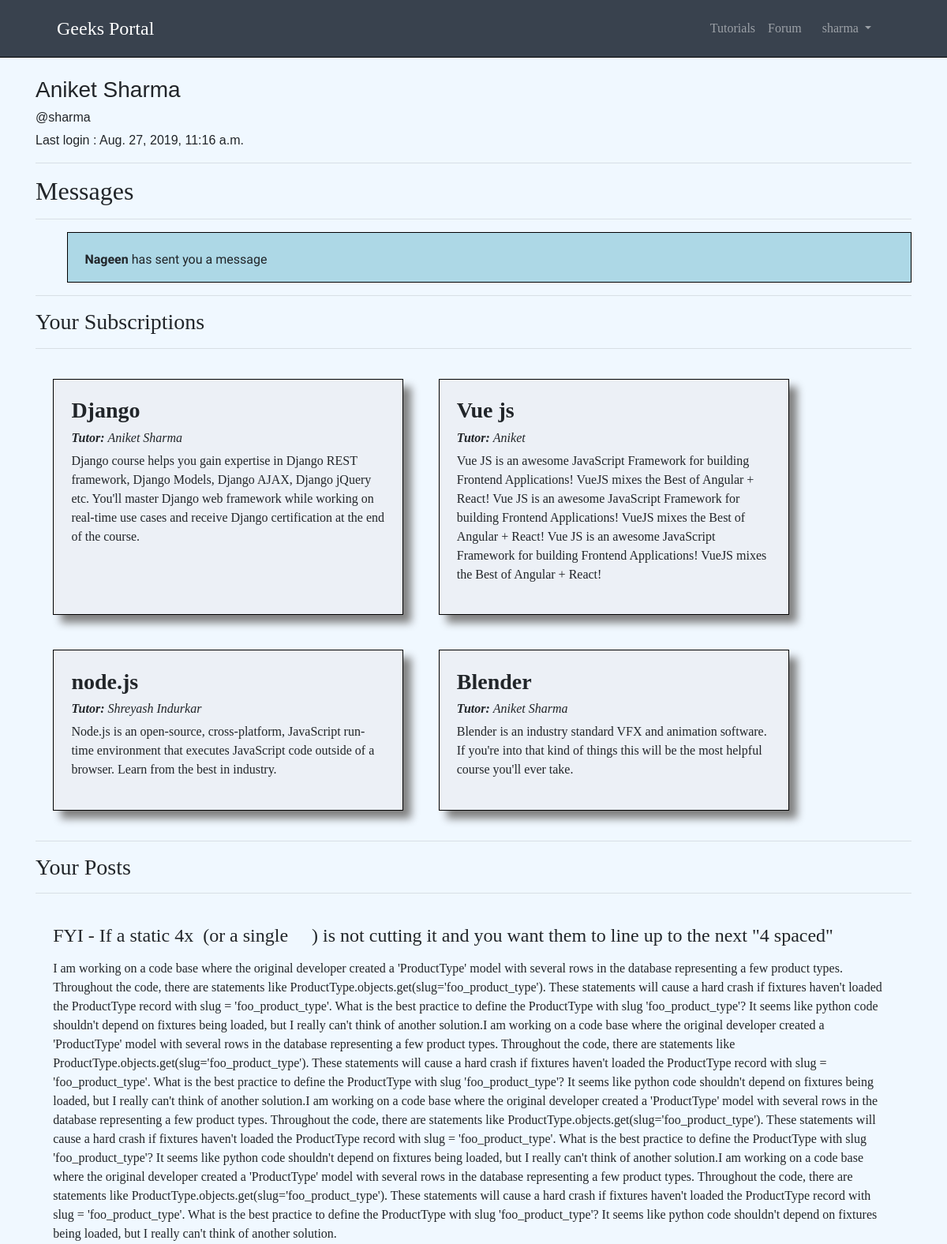
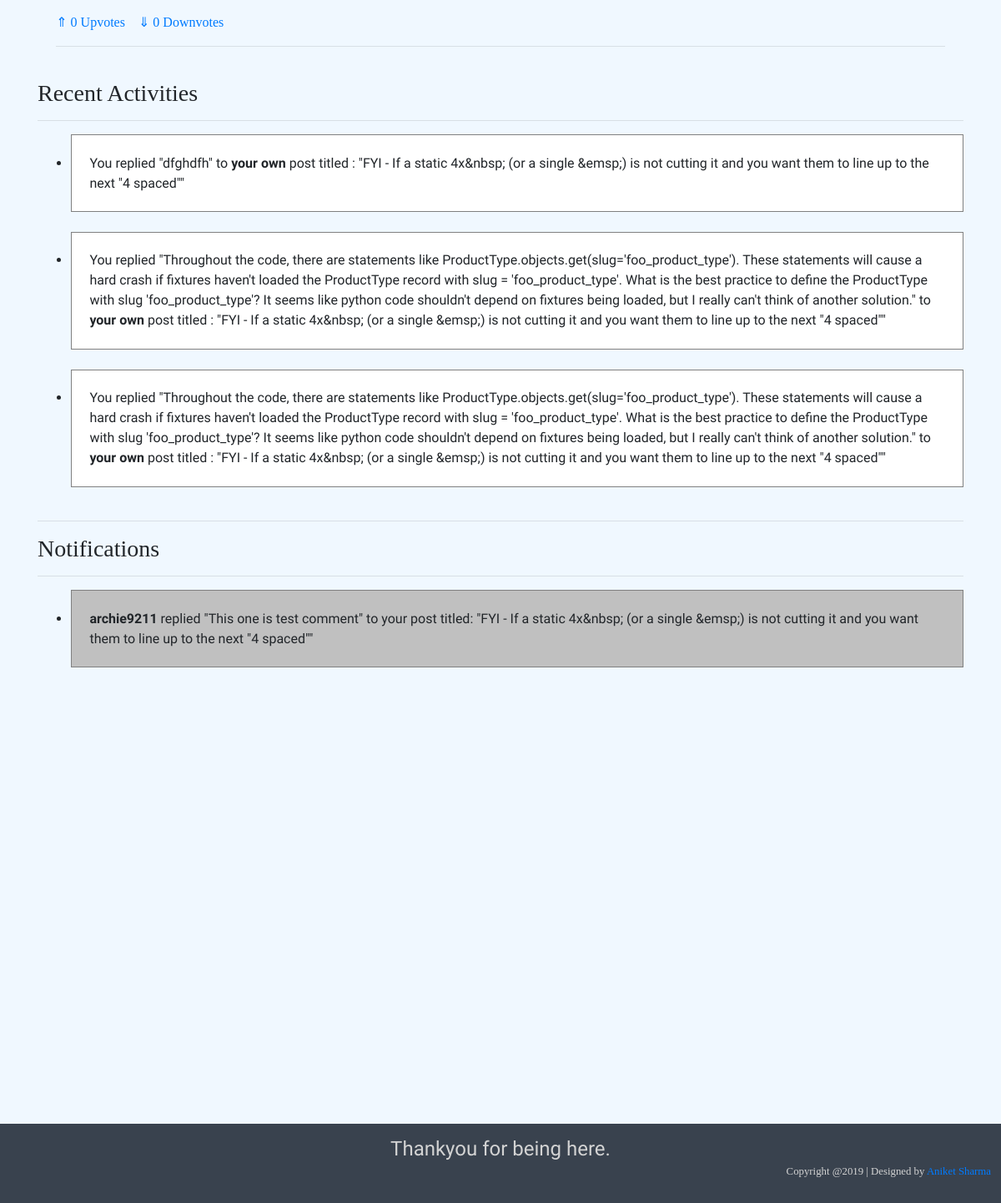
Screenshot of /profile/ (signed in) with the database file from the repository (2 pictures, top to bottom).
### main/models.py (models this page shows, shortened)
class Contact(models.Model):
    name = models.CharField(max_length=50)
    email = models.EmailField()
    message = models.TextField()
    sent_at = models.DateTimeField(auto_now_add=True)
    class Meta :
        verbose_name = 'Message'

class ForumPost(models.Model):
    sender = models.CharField(max_length=100, primary_key=False)
    title = models.TextField()
    post = models.TextField()
    posted_at = models.DateTimeField(auto_now_add=True)
    up_vote = models.IntegerField(default=0)
    down_vote = models.IntegerField(default=0)
    class Meta:
        verbose_name = 'Forum Post'

class ForumPostReply(models.Model):
    forum_post = models.ForeignKey(ForumPost, on_delete=models.CASCADE)
    user = models.CharField(max_length=100)
    post = models.CharField(max_length=500)
    posted_at = models.DateTimeField(auto_now_add=True)
    class Meta:
        verbose_name = 'Comment'

### tutorials/models.py (models this page shows, shortened)
class Series(models.Model):
    SERIES_TYPES = (('VIDEO', 'Video'), ('TEXT', 'Text'), ('BOTH', 'Video and Text Combined'))
    title = models.CharField(max_length=100)
    description = models.TextField(blank=True, null=True)
    tutor = models.CharField(max_length=100, blank=True, null=True)
    price = models.PositiveIntegerField(default=1999)
    subscribed_users = models.TextField(null=True, blank=True, editable=True)
    number_of_tuts = models.PositiveSmallIntegerField(null=True, blank=True)
    template = models.ImageField(null=True, blank=True, upload_to='content/media/images/template_images/')
    template_link = models.URLField(null=True, blank=True)
    type = models.CharField(max_length=100, choices=SERIES_TYPES)
    class Meta :
        verbose_name = 'Tutorial Series Name'

### main/views.py (the view)
# urls.py: path('profile/', ProfileView.as_view(), name='profile'),
class ProfileView(TemplateView):
    template_name = 'main/profile.html'
    def get(self, request):
        all_series = Series.objects.all()
        posts = ForumPost.objects.filter(sender=request.user.username)
        replies = ForumPostReply.objects.filter(user=request.user.username).order_by('-posted_at')
        notifications = ForumPostReply.objects.none()
        for key in posts:
            temp = ForumPostReply.objects.all().filter(forum_post=key).order_by('-posted_at').exclude(user=request.user)
            notifications = notifications | temp
        args = {'all_series': all_series, 'posts': posts, 'replies': replies, 'notifications': notifications}
        if request.user.is_superuser:
            msgs = Contact.objects.all().order_by('-sent_at')
            args['msgs'] = msgs
        return render(request, self.template_name, args)

### content/templates/main/profile.html (shortened to what this page needs)
{% extends 'layouts/default/page.html' %}
{% load bootstrap4 %}
{% load i18n %}
{% block content %}
{% if request.user.is_authenticated %}
<div style="font-family: 'Lucida Sans', 'Lucida Sans Regular', 'Lucida Grande', 'Lucida Sans Unicode', Geneva, Verdana, sans-serif">
        <h3>{{request.user.first_name}} {{request.user.last_name}}</h3>
        <h6>@{{request.user.username}} {{request.user.email}}</h6>
        <p>Last login : {{request.user.last_login}}</p>
    </div>
{% if request.user.is_superuser %}
<hr>
<div class="Messages">
    <h2>Messages</h2>
    <hr>
    <ul>
        {% for message in msgs %}
        <li class="Message">
            <p><b>{{ message.name }}</b> has sent you a message</p>
            <div class="message-body">
            </div>
        </li>
        {% endfor %}
    </ul>
</div>
{% endif %}
<hr>
<div class="Subscriptions" id="mysubscriptions">
    <h3>Your Subscriptions</h3>
    <hr>
    <div class="d-flex" style="flex-wrap: wrap;">
        {% for series in all_series %}
        {% if request.user.username in series.subscribed_users %}
        <div class="Registered Tutorial" style="border: 1px solid black; cursor: pointer;"
            onclick="window.location='{% url 'series_content' series_pk=series.pk %}' ">
            <h3><b>{{series.title}}</b> </h3>
            <h6><em><b>Tutor: </b> {{series.tutor}}</em> </h6>
            <p> {{series.description}} </p>
        </div>
        {% endif %}
        {% endfor %}
    </div>
</div>
<hr>
<h3>Your Posts</h3>
<hr>
<div class="Posts" id="myposts">
    {% for post in posts %}
    <div class="Post">
        <h4> {{ post.title|safe }}</h4>
        <p>{{ post.post|safe }}</p>
    </div>
    <p> <a href="#">&uArr; {{post.up_vote}} Upvotes</a>&emsp;<a href="#">&dArr; {{post.down_vote}} Downvotes</a>&emsp;
    </p>
    <hr>
    {% endfor %}
</div>
<div class="Replies" id="myreplies">
    <h3>Recent Activities </h3>
    <hr>
    <ul>
        {% for reply in replies %}
        {% if reply.user == request.user.username %}
        <li class="Reply">
            You replied "{{reply.post}}" to <b>your own </b> post titled : "{{reply.forum_post.title }}"
        </li>
        {% else %}
        <li class="Reply">
            You replied "{{reply.post}}" to <b>{{ reply.forum_post.sender }}'s</b> post titled :
            "{{reply.forum_post.title }}"
        </li>
        {% endif %}
        <br>
        {% endfor %}
    </ul>
</div>
<hr>
<h3> Notifications </h3>
<hr>
<div class="Notifications" id="mynotifications">
    <ul>
        {% for notification in notifications %}
        <li class="Notification">
            <b>{{notification.user }}</b> replied "{{notification.post}}" to your post titled:
            "{{notification.forum_post.title}}"
        </li>
        {% endfor %}
    </ul>
</div>
{% else %}
<h3>Please <a href="{% url 'accounts:log_in' %}">Sign in</a> to access your profile. </h3>
{% endif %}
{% endblock %}

### content/templates/layouts/default/page.html (shortened to what this page needs)
{% load staticfiles %}
{% load bootstrap4 %}
{% load i18n %}
{% get_current_language as language_code %}
<!DOCTYPE html>
<html lang="{{ language_code }}">
<head>
    <link href="{% static 'vendor/bootstrap/css/bootstrap.css' %}" rel="stylesheet">
    <link href="https://cdn.jsdelivr.net/npm/docsearch.js@2/dist/cdn/docsearch.min.css" rel="stylesheet">
    <link href="{% static 'vendor/bootstrap/css/bootstrap.css' %}" rel="stylesheet">
    <link href="{% static 'css/style.css' %}" rel="stylesheet">
</head>
<body>
<div class = "navbar navbar-dark sticky-top" style="padding-left:6%; padding-right: 6%; margin-bottom: 2% ; background :rgba(57,66,78); font-family: Vollkorn SC; border-bottom: 1px solid black;">
			<a class="navbar-brand" href="{% url 'index' %}" style="font-size: 1.5rem">Geeks Portal</a>
		<nav class="navbar navbar-expand-xl navbar-dark">
		<div class="collapse navbar-collapse" id="navbarSupportedContent5">
			<ul class="navbar-nav ">
            <li class="nav-item">
                <a class="nav-link" href="{% url 'tut_index' %}">{% trans 'Tutorials' %}</a>
            </li>
            <li class="nav-item">
                <a class="nav-link" href="{% url 'home' %}">{% trans 'Forum' %}</a>
            </li>
            {% if request.user.is_authenticated %}
            <li class="nav-item dropdown" style="margin-left: 10px ;">
                <a class="nav-link dropdown-toggle" href="{% url 'profile' %}" id="navbarDropdown" role="button" data-toggle="dropdown" aria-haspopup="true" aria-expanded="false">
                  {{request.user.username}}
                </a>
              </li>
            {% else %}
                <li class="nav-item">
                    <a class="nav-link" href="{% url 'accounts:log_in' %}">{% trans 'Sign in' %}</a>
                </li>
            {% endif %}
        </ul>
    </div>
        </nav>
	</div>
<div class="container" style="min-height: 100vh;">
    {% block content %}
    {% endblock %}
</div>
<footer style="padding : 1%;  text-align: center; background:rgba(57,66,78); color: lightgray; width: 100%; margin-bottom: 0 ;">
	<div class="footer-tagline" style="font-size: 1.5rem; font-family: Rakkas;">
        Thankyou for being here.
    </div>
    <p class="text-right" style="font-size:0.8rem;">Copyright @2019 | Designed by <a href="https://aniket-sharma.herokuapp.com" target="_blank">Aniket Sharma</a></p>
</footer>
</body>
</html>

### content/templates/layouts/default/page.html (style rules this page uses)
body { background : aliceblue ; font-family : Algereya ; }
.Tutorial { min-width: 400px ; width : 40% ; padding : 2% 2% 2% 2% ; margin : 2% 2% 2% 2% ; border: 0.5px solid grey; background-color: rgb(233, 234, 238, 0.5); box-shadow : 10px 10px 10px grey ; }

### content/templates/main/profile.html (style rules this page uses)
.Reply { border: 1px solid grey; padding: 2% 2% 2% 2%; background: white; font-family: BioRhyme; }
.Posts { padding: 2% 2% 2% 2%; }
.Notifications { min-height: 80vh; }
.Notification { border: 1px solid grey; padding: 2% 2% 2% 2%; margin: 1% 0 1% 0; background: silver; font-family: BioRhyme; }
.Message { border: 1px solid black; padding: 2% 2% 2% 2%; margin: 1% 0 1% 0; background: lightblue; font-family: BioRhyme; max-height: 4rem; overflow: hidden; cursor: pointer; }
.message-body { background: white; padding: 1% 1% 1% 1%; }

### rows the page displays
Contact: name "Nageen"
Series: title "Django", tutor "Aniket Sharma", description "Django course helps you gain expertise in Django REST framework, Django Models, Django AJAX, Django jQuery etc. You'll master Django web framework while working on real-time use cases and receive Django certification at the end of the course."
Series: title "Vue js", tutor "Aniket", description "Vue JS is an awesome JavaScript Framework for building Frontend Applications! VueJS mixes the Best of Angular + React! Vue JS is an awesome JavaScript Framework for building Frontend Applications! VueJS mixes the Best of Angular + React! Vue JS is an awesome JavaScript Framework for building Frontend Applications! VueJS mixes the Best of Angular + React!"
Series: title "node.js", tutor "Shreyash Indurkar", description "Node.js is an open-source, cross-platform, JavaScript run-time environment that executes JavaScript code outside of a browser. Learn from the best in industry."
Series: title "Blender", tutor "Aniket Sharma", description "Blender is an industry standard VFX and animation software. If you're into that kind of things this will be the most helpful course you'll ever take."
ForumPost: title "FYI - If a static 4x (or a single ) is not cutting it and you want them to line up to the next \"4 spaced\"", post "I am working on a code base where the original developer created a 'ProductType' model with several rows in the database representing a few product types. Throughout the code, there are statements like ProductType.objects.get(slug='foo_product_type'). These statements will cause a hard crash if fixtures haven't loaded the ProductType record with slug = 'foo_product_type'. What is the best practice to define the ProductType with slug 'foo_product_type'? It seems like python code shouldn't depend on fixtures being loaded, but I really can't think of another solution.I am working on a code base where the original developer created a 'ProductType' model with several rows in the database…", up_vote "0", down_vote "0"
ForumPostReply: post "dfghdfh", forum_post "FYI - If a static 4x&nbsp; (or a single &emsp;) is not cutting it and you want them to line up to the next \"4 spaced\""
ForumPostReply: post "Throughout the code, there are statements like ProductType.objects.get(slug='foo_product_type'). These statements will cause a hard crash if fixtures haven't loaded the ProductType record with slug = 'foo_product_type'. What is the best practice to define the ProductType with slug 'foo_product_type'? It seems like python code shouldn't depend on fixtures being loaded, but I really can't think of another solution.", forum_post "FYI - If a static 4x&nbsp; (or a single &emsp;) is not cutting it and you want them to line up to the next \"4 spaced\""
ForumPostReply: post "Throughout the code, there are statements like ProductType.objects.get(slug='foo_product_type'). These statements will cause a hard crash if fixtures haven't loaded the ProductType record with slug = 'foo_product_type'. What is the best practice to define the ProductType with slug 'foo_product_type'? It seems like python code shouldn't depend on fixtures being loaded, but I really can't think of another solution.", forum_post "FYI - If a static 4x&nbsp; (or a single &emsp;) is not cutting it and you want them to line up to the next \"4 spaced\""
ForumPostReply: user "archie9211", post "This one is test comment", forum_post "FYI - If a static 4x&nbsp; (or a single &emsp;) is not cutting it and you want them to line up to the next \"4 spaced\""

### other values shown
{{ request.user.username }} "sharma"
{{ request.user.first_name }} "Aniket"
{{ request.user.last_name }} "Sharma"
{{ request.user.last_login }} "Aug. 27, 2019, 11:16 a.m."
